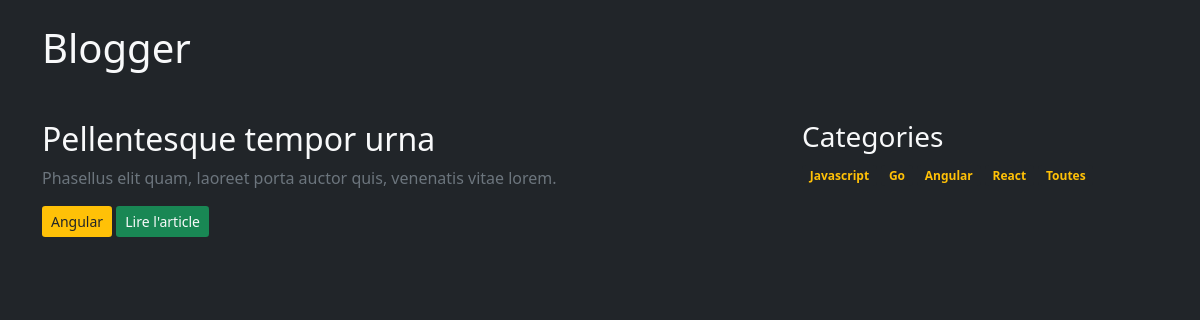
Page /problem/web/articles.php?category=5 on the committed database.
### tables this page shows
CREATE TABLE IF NOT EXISTS `article` (
  `article_id` INT UNSIGNED NOT NULL,
  `user_id` INT UNSIGNED NOT NULL,
  `title` VARCHAR(255) NOT NULL,
  `teaser` VARCHAR(255) NOT NULL,
  `content` TEXT NOT NULL,
  `status` TINYINT NOT NULL DEFAULT 1,
  `created_at` DATETIME NOT NULL,
  `updated_at` DATETIME NOT NULL,
  PRIMARY KEY (`article_id`),
  INDEX `fk_article_user_idx` (`user_id` ASC),
  CONSTRAINT `fk_article_user`
    FOREIGN KEY (`user_id`)
    REFERENCES `user` (`user_id`)
    ON DELETE NO ACTION
    ON UPDATE NO ACTION);

CREATE TABLE IF NOT EXISTS `category` (
  `category_id` SMALLINT UNSIGNED NOT NULL AUTO_INCREMENT,
  `name` VARCHAR(100) NOT NULL,
  PRIMARY KEY (`category_id`),
  UNIQUE INDEX `name_UNIQUE` (`name` ASC));

### problem/web/lib/array.php (called while the page is built)
<?php
function array_aggregate(array $data, array $config)
{
    $result = [];
    $columns = array_fill_keys($config['columns'], null);
    foreach ($data as $row) {
        $item = $row;
        $child = array_intersect_key($row, $columns);
        $child = array_diff($child, $columns);
        if (empty($child)) {
            $children[$row[$config['groupBy']]] = $child;
        } else {
            $children[$row[$config['groupBy']]][] = $child;
        }
        $item = array_diff_key($item, $child, $columns);
        $item[$config['alias']] = $children[$row[$config['groupBy']]];
        $result[$row[$config['groupBy']]] = $item;
    }
    return $result;
}

### problem/web/articles.php (the view, shortened to what this page needs)
<?php
try {
    $pdo = new PDO('mysql:host=dbtest;charset=utf8;dbname=blogger', 'root', 'root');
} catch (PDOException $e) {
    echo "Une erreur c'est produite";
    http_response_code(500);
    exit(1);
}
?><!DOCTYPE html>
<html lang="fr">
<head>
    <link href="https://cdn.jsdelivr.net/npm/bootstrap@5.1.3/dist/css/bootstrap.min.css" rel="stylesheet">
</head>
<body class="bg-dark text-light">
    <main class="container mt-4">
        <h1 class="mb-5">Blogger</h1>
        <div class="row">
            <div class="col-md-8">
                <?php
                $categoryID = isset($_GET['category']) ? (int) $_GET['category'] : null;
                $sql = 'SELECT a.article_id, a.title, a.teaser, a.status, c.category_id, c.name
                        FROM article AS a
                        LEFT JOIN article_has_category AS ac
                            ON a.article_id = ac.article_id
                        LEFT JOIN category AS c
                            ON ac.category_id = c.category_id
                        WHERE a.status = 1';
                if ($categoryID) {
                    $sql .= ' AND c.category_id=' . $categoryID . ' ';
                }
                $data = $pdo->query($sql)->fetchAll(PDO::FETCH_ASSOC);
                include 'lib/array.php';
                $config = [
                    'groupBy' => 'article_id',
                    'alias' => 'categories',
                    'columns' => ['category_id', 'name'],
                ];
                $result = array_aggregate($data, $config);
                ?>
                <?php foreach ($result as $row) : ?>
                    <article class="mb-5">
                        <h2><?= $row['title']; ?></h2>
                        <p class="text-secondary"><?= $row['teaser']; ?></p>
                        <div>
                            <?php foreach ($row['categories'] as $cat) : ?>
                                <a href="?category=<?= $cat['category_id'] ?>" class="btn btn-sm bg-warning text-dark">
                                    <span><?= $cat['name']; ?></span>
                                </a>
                            <?php endforeach; ?>
                            <a class="btn btn-sm bg-success text-light" href="article.php?id=<?= $row['article_id'] ?>">
                                Lire l'article
                            </a>
                        </div>
                    </article>
                <?php endforeach; ?>
            </div>
            <?php
            $sql = 'SELECT a.status, c.category_id, c.name
                    FROM category AS c
                    JOIN article_has_category AS ac
                        ON c.category_id = ac.category_id
                    JOIN article AS a
                        ON ac.article_id = a.article_id
                    WHERE a.status = 1';
            ?>
            <div class="col-md-4">
                <h3>Categories</h3>
                <div>
                    <?php foreach ($pdo->query($sql) as $row) : ?>
                        <a href="?category=<?= $row['category_id'] ?>"><span class="badge bg-dark text-warning"><?= $row['name']; ?></span></a>
                    <?php endforeach; ?>
                    <a href="articles.php">
                        <span class="badge bg-dark text-warning">Toutes</span>
                    </a>
                </div>
            </div>
        </div>
    </main>
</body>
</html>

### rows in the picture
article: title "Pellentesque tempor urna", teaser "Phasellus elit quam, laoreet porta auctor quis, venenatis vitae lorem.", category.name "Angular"

### other values in the picture
$row['name'] "Javascript"
$row['name'] "Go"
$row['name'] "Angular"
$row['name'] "React"
